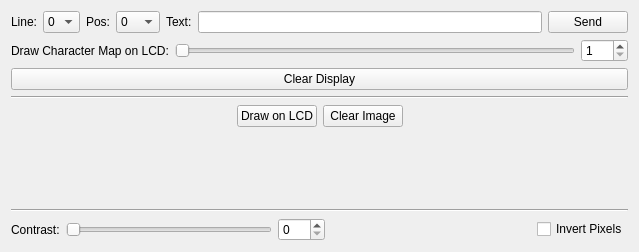
<?xml version="1.0" encoding="UTF-8"?>
<ui version="4.0">
 <class>OLED128x64</class>
 <widget class="QWidget" name="OLED128x64">
  <property name="geometry">
   <rect>
    <x>0</x>
    <y>0</y>
    <width>639</width>
    <height>252</height>
   </rect>
  </property>
  <property name="windowTitle">
   <string>Form</string>
  </property>
  <layout class="QVBoxLayout" name="verticalLayout_6">
   <item>
    <layout class="QHBoxLayout" name="horizontalLayout_3">
     <item>
      <widget class="QLabel" name="label_2">
       <property name="text">
        <string>Line:</string>
       </property>
      </widget>
     </item>
     <item>
      <widget class="QComboBox" name="line_combobox">
       <item>
        <property name="text">
         <string>0</string>
        </property>
       </item>
       <item>
        <property name="text">
         <string>1</string>
        </property>
       </item>
       <item>
        <property name="text">
         <string>2</string>
        </property>
       </item>
       <item>
        <property name="text">
         <string>3</string>
        </property>
       </item>
       <item>
        <property name="text">
         <string>4</string>
        </property>
       </item>
       <item>
        <property name="text">
         <string>5</string>
        </property>
       </item>
       <item>
        <property name="text">
         <string>6</string>
        </property>
       </item>
       <item>
        <property name="text">
         <string>7</string>
        </property>
       </item>
      </widget>
     </item>
     <item>
      <widget class="QLabel" name="label_4">
       <property name="text">
        <string>Pos:</string>
       </property>
      </widget>
     </item>
     <item>
      <widget class="QComboBox" name="pos_combobox">
       <item>
        <property name="text">
         <string>0</string>
        </property>
       </item>
       <item>
        <property name="text">
         <string>1</string>
        </property>
       </item>
       <item>
        <property name="text">
         <string>2</string>
        </property>
       </item>
       <item>
        <property name="text">
         <string>3</string>
        </property>
       </item>
       <item>
        <property name="text">
         <string>4</string>
        </property>
       </item>
       <item>
        <property name="text">
         <string>5</string>
        </property>
       </item>
       <item>
        <property name="text">
         <string>6</string>
        </property>
       </item>
       <item>
        <property name="text">
         <string>7</string>
        </property>
       </item>
       <item>
        <property name="text">
         <string>8</string>
        </property>
       </item>
       <item>
        <property name="text">
         <string>9</string>
        </property>
       </item>
       <item>
        <property name="text">
         <string>10</string>
        </property>
       </item>
       <item>
        <property name="text">
         <string>11</string>
        </property>
       </item>
       <item>
        <property name="text">
         <string>12</string>
        </property>
       </item>
       <item>
        <property name="text">
         <string>13</string>
        </property>
       </item>
       <item>
        <property name="text">
         <string>14</string>
        </property>
       </item>
       <item>
        <property name="text">
         <string>15</string>
        </property>
       </item>
       <item>
        <property name="text">
         <string>16</string>
        </property>
       </item>
       <item>
        <property name="text">
         <string>17</string>
        </property>
       </item>
       <item>
        <property name="text">
         <string>18</string>
        </property>
       </item>
       <item>
        <property name="text">
         <string>19</string>
        </property>
       </item>
       <item>
        <property name="text">
         <string>20</string>
        </property>
       </item>
       <item>
        <property name="text">
         <string>21</string>
        </property>
       </item>
       <item>
        <property name="text">
         <string>22</string>
        </property>
       </item>
       <item>
        <property name="text">
         <string>23</string>
        </property>
       </item>
       <item>
        <property name="text">
         <string>24</string>
        </property>
       </item>
       <item>
        <property name="text">
         <string>25</string>
        </property>
       </item>
      </widget>
     </item>
     <item>
      <widget class="QLabel" name="label_3">
       <property name="text">
        <string>Text:</string>
       </property>
      </widget>
     </item>
     <item>
      <widget class="QLineEdit" name="text_edit">
       <property name="maxLength">
        <number>26</number>
       </property>
      </widget>
     </item>
     <item>
      <widget class="QPushButton" name="send_button">
       <property name="text">
        <string>Send</string>
       </property>
      </widget>
     </item>
    </layout>
   </item>
   <item>
    <layout class="QHBoxLayout" name="horizontalLayout_6">
     <item>
      <widget class="QLabel" name="label_5">
       <property name="text">
        <string>Draw Character Map on LCD:</string>
       </property>
      </widget>
     </item>
     <item>
      <widget class="QSlider" name="char_slider">
       <property name="minimum">
        <number>1</number>
       </property>
       <property name="maximum">
        <number>255</number>
       </property>
       <property name="orientation">
        <enum>Qt::Horizontal</enum>
       </property>
      </widget>
     </item>
     <item>
      <widget class="QSpinBox" name="char_spin">
       <property name="minimum">
        <number>1</number>
       </property>
       <property name="maximum">
        <number>255</number>
       </property>
      </widget>
     </item>
    </layout>
   </item>
   <item>
    <layout class="QHBoxLayout" name="horizontalLayout_5">
     <item>
      <widget class="QPushButton" name="clear_display_button">
       <property name="text">
        <string>Clear Display</string>
       </property>
      </widget>
     </item>
    </layout>
   </item>
   <item>
    <widget class="Line" name="line">
     <property name="orientation">
      <enum>Qt::Horizontal</enum>
     </property>
    </widget>
   </item>
   <item>
    <layout class="QHBoxLayout" name="horizontalLayout">
     <item>
      <spacer name="horizontalSpacer">
       <property name="orientation">
        <enum>Qt::Horizontal</enum>
       </property>
       <property name="sizeHint" stdset="0">
        <size>
         <width>40</width>
         <height>20</height>
        </size>
       </property>
      </spacer>
     </item>
     <item>
      <layout class="QVBoxLayout" name="image_button_layout">
       <item>
        <layout class="QHBoxLayout" name="horizontalLayout_2">
         <item>
          <widget class="QPushButton" name="draw_button">
           <property name="text">
            <string>Draw on LCD</string>
           </property>
          </widget>
         </item>
         <item>
          <widget class="QPushButton" name="clear_button">
           <property name="text">
            <string>Clear Image</string>
           </property>
          </widget>
         </item>
        </layout>
       </item>
       <item>
        <spacer name="verticalSpacer">
         <property name="orientation">
          <enum>Qt::Vertical</enum>
         </property>
         <property name="sizeHint" stdset="0">
          <size>
           <width>20</width>
           <height>40</height>
          </size>
         </property>
        </spacer>
       </item>
      </layout>
     </item>
     <item>
      <spacer name="horizontalSpacer_2">
       <property name="orientation">
        <enum>Qt::Horizontal</enum>
       </property>
       <property name="sizeHint" stdset="0">
        <size>
         <width>40</width>
         <height>20</height>
        </size>
       </property>
      </spacer>
     </item>
    </layout>
   </item>
   <item>
    <widget class="Line" name="line_2">
     <property name="orientation">
      <enum>Qt::Horizontal</enum>
     </property>
    </widget>
   </item>
   <item>
    <layout class="QHBoxLayout" name="horizontalLayout_4">
     <item>
      <widget class="QLabel" name="label">
       <property name="text">
        <string>Contrast:</string>
       </property>
      </widget>
     </item>
     <item>
      <widget class="QSlider" name="contrast_slider">
       <property name="maximum">
        <number>255</number>
       </property>
       <property name="orientation">
        <enum>Qt::Horizontal</enum>
       </property>
      </widget>
     </item>
     <item>
      <widget class="QSpinBox" name="contrast_spin">
       <property name="maximum">
        <number>255</number>
       </property>
      </widget>
     </item>
     <item>
      <spacer name="horizontalSpacer_5">
       <property name="orientation">
        <enum>Qt::Horizontal</enum>
       </property>
       <property name="sizeHint" stdset="0">
        <size>
         <width>40</width>
         <height>20</height>
        </size>
       </property>
      </spacer>
     </item>
     <item>
      <widget class="QCheckBox" name="invert_checkbox">
       <property name="text">
        <string>Invert Pixels</string>
       </property>
      </widget>
     </item>
    </layout>
   </item>
  </layout>
 </widget>
 <resources/>
 <connections/>
</ui>
